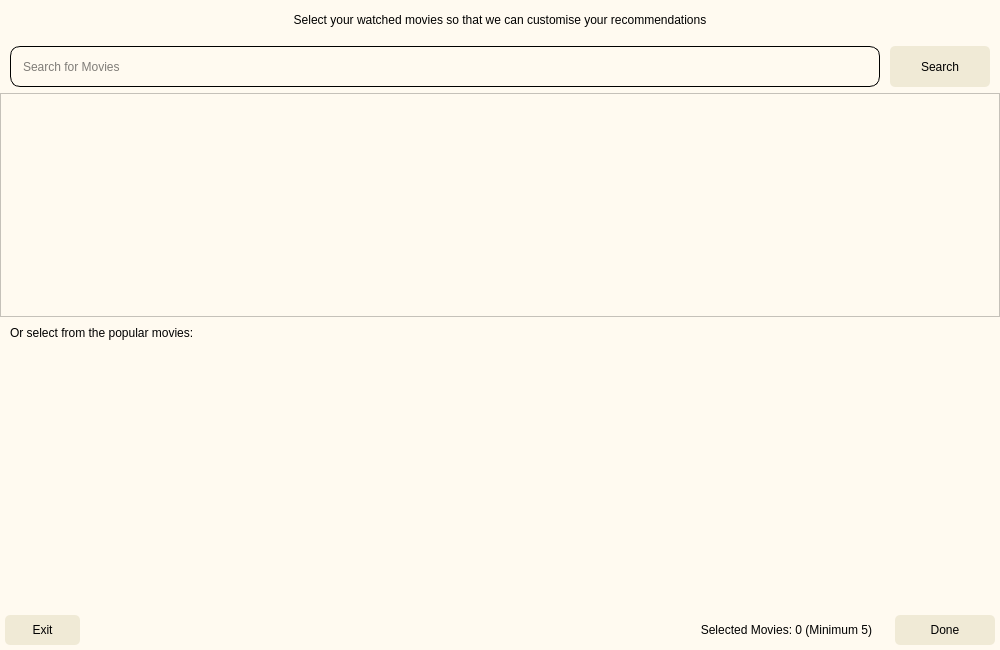
<?xml version="1.0" encoding="UTF-8"?>
<ui version="4.0">
 <class>Dialog</class>
 <widget class="QDialog" name="Dialog">
  <property name="enabled">
   <bool>true</bool>
  </property>
  <property name="geometry">
   <rect>
    <x>0</x>
    <y>0</y>
    <width>1000</width>
    <height>650</height>
   </rect>
  </property>
  <property name="minimumSize">
   <size>
    <width>1000</width>
    <height>650</height>
   </size>
  </property>
  <property name="maximumSize">
   <size>
    <width>1000</width>
    <height>650</height>
   </size>
  </property>
  <property name="windowTitle">
   <string>Dialog</string>
  </property>
  <widget class="QWidget" name="bgwidget" native="true">
   <property name="geometry">
    <rect>
     <x>0</x>
     <y>0</y>
     <width>1000</width>
     <height>650</height>
    </rect>
   </property>
   <property name="minimumSize">
    <size>
     <width>1000</width>
     <height>650</height>
    </size>
   </property>
   <property name="maximumSize">
    <size>
     <width>1000</width>
     <height>650</height>
    </size>
   </property>
   <property name="styleSheet">
    <string notr="true">QWidget#bgwidget{background-color:#FFFAF0;}
</string>
   </property>
   <layout class="QVBoxLayout" name="verticalLayout">
    <item>
     <spacer name="verticalSpacer_2">
      <property name="orientation">
       <enum>Qt::Vertical</enum>
      </property>
      <property name="sizeType">
       <enum>QSizePolicy::Fixed</enum>
      </property>
      <property name="sizeHint" stdset="0">
       <size>
        <width>20</width>
        <height>13</height>
       </size>
      </property>
     </spacer>
    </item>
    <item>
     <widget class="QLabel" name="text1">
      <property name="styleSheet">
       <string notr="true">font: 18pt &quot;MS Shell Dlg 2&quot;;
color:rgb(0,0,0);</string>
      </property>
      <property name="text">
       <string>Select your watched movies so that we can customise your recommendations</string>
      </property>
      <property name="alignment">
       <set>Qt::AlignHCenter|Qt::AlignTop</set>
      </property>
      <property name="margin">
       <number>10</number>
      </property>
     </widget>
    </item>
    <item>
     <spacer name="verticalSpacer">
      <property name="orientation">
       <enum>Qt::Vertical</enum>
      </property>
      <property name="sizeType">
       <enum>QSizePolicy::Fixed</enum>
      </property>
      <property name="sizeHint" stdset="0">
       <size>
        <width>20</width>
        <height>13</height>
       </size>
      </property>
     </spacer>
    </item>
    <item>
     <layout class="QHBoxLayout" name="search_hlayout">
      <property name="spacing">
       <number>10</number>
      </property>
      <property name="leftMargin">
       <number>10</number>
      </property>
      <property name="topMargin">
       <number>0</number>
      </property>
      <property name="rightMargin">
       <number>10</number>
      </property>
      <property name="bottomMargin">
       <number>0</number>
      </property>
      <item>
       <widget class="QLineEdit" name="search_field">
        <property name="minimumSize">
         <size>
          <width>0</width>
          <height>41</height>
         </size>
        </property>
        <property name="maximumSize">
         <size>
          <width>16777215</width>
          <height>41</height>
         </size>
        </property>
        <property name="styleSheet">
         <string notr="true">background-color:rgba(0,0,0,0);
font: 14pt &quot;MS Shell Dlg 2&quot;;

background: #FFFAF0;
selection-background-color: black;
border-width: 1px; 
border-style: solid; 
border-color: black black black black; 
border-radius: 10px;
padding: 2 10px;
</string>
        </property>
        <property name="placeholderText">
         <string>Search for Movies</string>
        </property>
       </widget>
      </item>
      <item>
       <widget class="QPushButton" name="search_button">
        <property name="minimumSize">
         <size>
          <width>100</width>
          <height>41</height>
         </size>
        </property>
        <property name="maximumSize">
         <size>
          <width>41</width>
          <height>51</height>
         </size>
        </property>
        <property name="cursor">
         <cursorShape>PointingHandCursor</cursorShape>
        </property>
        <property name="styleSheet">
         <string notr="true">border-radius:5px;
background-color:#F0EAD6;
font: 14pt &quot;MS Shell Dlg 2&quot;;</string>
        </property>
        <property name="text">
         <string>Search</string>
        </property>
       </widget>
      </item>
     </layout>
    </item>
    <item>
     <widget class="QScrollArea" name="searched_scroll">
      <property name="styleSheet">
       <string notr="true">background-color:#FFFAF0;</string>
      </property>
      <property name="widgetResizable">
       <bool>true</bool>
      </property>
      <widget class="QWidget" name="search_scroll_area_contents">
       <property name="geometry">
        <rect>
         <x>0</x>
         <y>0</y>
         <width>980</width>
         <height>149</height>
        </rect>
       </property>
       <layout class="QVBoxLayout" name="search_vlayout">
        <property name="spacing">
         <number>5</number>
        </property>
        <property name="leftMargin">
         <number>5</number>
        </property>
        <property name="topMargin">
         <number>1</number>
        </property>
        <property name="rightMargin">
         <number>5</number>
        </property>
        <property name="bottomMargin">
         <number>1</number>
        </property>
       </layout>
      </widget>
     </widget>
    </item>
    <item>
     <layout class="QHBoxLayout" name="text2_hlayout">
      <item>
       <spacer name="horizontalSpacer">
        <property name="orientation">
         <enum>Qt::Horizontal</enum>
        </property>
        <property name="sizeType">
         <enum>QSizePolicy::Fixed</enum>
        </property>
        <property name="sizeHint" stdset="0">
         <size>
          <width>10</width>
          <height>20</height>
         </size>
        </property>
       </spacer>
      </item>
      <item>
       <widget class="QLabel" name="text2">
        <property name="styleSheet">
         <string notr="true">font: 14pt &quot;MS Shell Dlg 2&quot;;
color:rgb(0,0,0);
border: 1px #FFFAF0;
border-radius: 2px;
border-width: 2px;
background-color: #FFFAF0;</string>
        </property>
        <property name="text">
         <string>Or select from the popular movies:</string>
        </property>
        <property name="margin">
         <number>0</number>
        </property>
       </widget>
      </item>
     </layout>
    </item>
    <item>
     <widget class="QScrollArea" name="trending_scroll">
      <property name="minimumSize">
       <size>
        <width>0</width>
        <height>260</height>
       </size>
      </property>
      <property name="maximumSize">
       <size>
        <width>16777215</width>
        <height>260</height>
       </size>
      </property>
      <property name="styleSheet">
       <string notr="true">background-color:#FFFAF0;</string>
      </property>
      <property name="frameShape">
       <enum>QFrame::Panel</enum>
      </property>
      <property name="frameShadow">
       <enum>QFrame::Plain</enum>
      </property>
      <property name="lineWidth">
       <number>0</number>
      </property>
      <property name="midLineWidth">
       <number>0</number>
      </property>
      <property name="widgetResizable">
       <bool>true</bool>
      </property>
      <widget class="QWidget" name="popular_scroll_area_contents">
       <property name="geometry">
        <rect>
         <x>0</x>
         <y>0</y>
         <width>982</width>
         <height>260</height>
        </rect>
       </property>
       <layout class="QHBoxLayout" name="popular_hlayout">
        <property name="spacing">
         <number>5</number>
        </property>
        <property name="leftMargin">
         <number>5</number>
        </property>
        <property name="topMargin">
         <number>1</number>
        </property>
        <property name="rightMargin">
         <number>5</number>
        </property>
        <property name="bottomMargin">
         <number>1</number>
        </property>
       </layout>
      </widget>
     </widget>
    </item>
    <item>
     <layout class="QHBoxLayout" name="bottom_hlayout">
      <property name="spacing">
       <number>10</number>
      </property>
      <property name="leftMargin">
       <number>5</number>
      </property>
      <property name="topMargin">
       <number>0</number>
      </property>
      <property name="rightMargin">
       <number>5</number>
      </property>
      <property name="bottomMargin">
       <number>5</number>
      </property>
      <item alignment="Qt::AlignVCenter">
       <widget class="QPushButton" name="exit_button">
        <property name="minimumSize">
         <size>
          <width>0</width>
          <height>30</height>
         </size>
        </property>
        <property name="maximumSize">
         <size>
          <width>75</width>
          <height>30</height>
         </size>
        </property>
        <property name="cursor">
         <cursorShape>PointingHandCursor</cursorShape>
        </property>
        <property name="styleSheet">
         <string notr="true">border-radius:5px;
background-color:#F0EAD6;
font: 14pt &quot;MS Shell Dlg 2&quot;;</string>
        </property>
        <property name="text">
         <string>Exit</string>
        </property>
        <property name="iconSize">
         <size>
          <width>24</width>
          <height>24</height>
         </size>
        </property>
       </widget>
      </item>
      <item>
       <widget class="QLabel" name="selected_text">
        <property name="styleSheet">
         <string notr="true">font: 14pt &quot;MS Shell Dlg 2&quot;;
color:rgb(0,0,0);</string>
        </property>
        <property name="text">
         <string>Selected Movies: 0 (Minimum 5)</string>
        </property>
        <property name="alignment">
         <set>Qt::AlignRight|Qt::AlignTrailing|Qt::AlignVCenter</set>
        </property>
       </widget>
      </item>
      <item>
       <spacer name="horizontalSpacer_2">
        <property name="orientation">
         <enum>Qt::Horizontal</enum>
        </property>
        <property name="sizeType">
         <enum>QSizePolicy::Fixed</enum>
        </property>
        <property name="sizeHint" stdset="0">
         <size>
          <width>13</width>
          <height>13</height>
         </size>
        </property>
       </spacer>
      </item>
      <item>
       <widget class="QPushButton" name="done_button">
        <property name="minimumSize">
         <size>
          <width>100</width>
          <height>30</height>
         </size>
        </property>
        <property name="maximumSize">
         <size>
          <width>100</width>
          <height>30</height>
         </size>
        </property>
        <property name="cursor">
         <cursorShape>PointingHandCursor</cursorShape>
        </property>
        <property name="styleSheet">
         <string notr="true">border-radius:5px;
background-color:#F0EAD6;
font: 14pt &quot;MS Shell Dlg 2&quot;;</string>
        </property>
        <property name="text">
         <string>Done</string>
        </property>
       </widget>
      </item>
     </layout>
    </item>
   </layout>
  </widget>
 </widget>
 <resources/>
 <connections/>
</ui>
